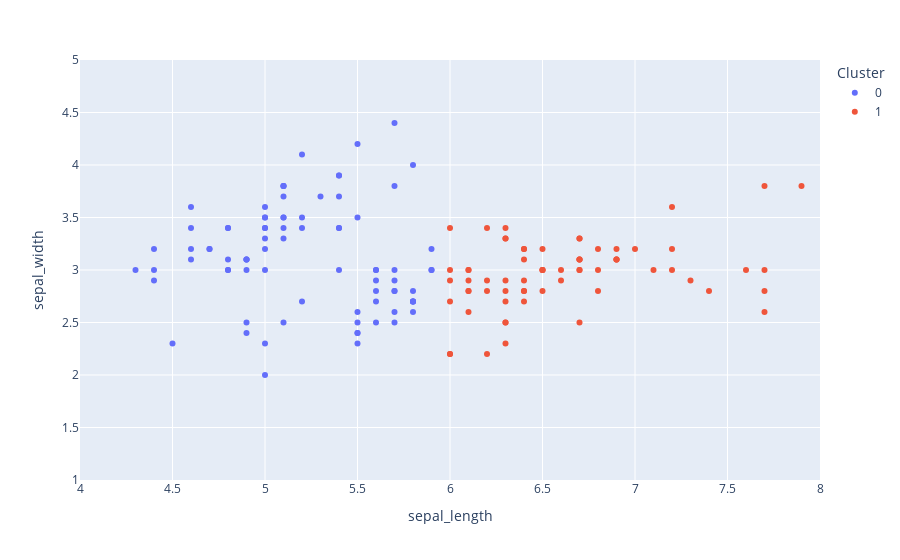

Source (notebook cell):
### Code cell
iris_sepal["Cluster"] = iris_sepal["Cluster"].astype("category")

fig = px.scatter(iris_sepal, 
                 x = "sepal_length", 
                 y = "sepal_width", 
                 color = "Cluster"
                )
fig.update_xaxes(range=[4, 8])
fig.update_yaxes(range=[1, 5])

fig.show()

### Figure 1 — Plotly figure (JSON) as saved in the notebook; plotly's stock layout.template omitted (floating-point values rounded to 4 significant figures)
{"data": [{"hovertemplate": "Cluster=0<br>sepal_length=%{x}<br>sepal_width=%{y}<extra></extra>", "legendgroup": "0", "marker": {"color": "#636efa", "symbol": "circle"}, "mode": "markers", "name": "0", "orientation": "v", "showlegend": true, "type": "scatter", "x": [5.1, 4.9, 4.7, 4.6, 5, 5.4, 4.6, 5, 4.4, 4.9, 5.4, 4.8, 4.8, 4.3, 5.8, 5.7, 5.4, 5.1, 5.7, 5.1, 5.4, 5.1, 4.6, 5.1, 4.8, 5, 5, 5.2, 5.2, 4.7, 4.8, 5.4, 5.2, 5.5, 4.9, 5, 5.5, 4.9, 4.4, 5.1, 5, 4.5, 4.4, 5, 5.1, 4.8, 5.1, 4.6, 5.3, 5, 5.5, 5.7, 4.9, 5.2, 5, 5.9, 5.6, 5.6, 5.8, 5.6, 5.9, 5.7, 5.5, 5.5, 5.8, 5.4, 5.6, 5.5, 5.5, 5.8, 5, 5.6, 5.7, 5.7, 5.1, 5.7, 5.8, 4.9, 5.7, 5.8, 5.6, 5.8, 5.9], "xaxis": "x", "y": [3.5, 3, 3.2, 3.1, 3.6, 3.9, 3.4, 3.4, 2.9, 3.1, 3.7, 3.4, 3, 3, 4, 4.4, 3.9, 3.5, 3.8, 3.8, 3.4, 3.7, 3.6, 3.3, 3.4, 3, 3.4, 3.5, 3.4, 3.2, 3.1, 3.4, 4.1, 4.2, 3.1, 3.2, 3.5, 3.1, 3, 3.4, 3.5, 2.3, 3.2, 3.5, 3.8, 3, 3.8, 3.2, 3.7, 3.3, 2.3, 2.8, 2.4, 2.7, 2, 3, 2.9, 3, 2.7, 2.5, 3.2, 2.6, 2.4, 2.4, 2.7, 3, 3, 2.5, 2.6, 2.6, 2.3, 2.7, 3, 2.9, 2.5, 2.8, 2.7, 2.5, 2.5, 2.8, 2.8, 2.7, 3], "yaxis": "y"}, {"hovertemplate": "Cluster=1<br>sepal_length=%{x}<br>sepal_width=%{y}<extra></extra>", "legendgroup": "1", "marker": {"color": "#EF553B", "symbol": "circle"}, "mode": "markers", "name": "1", "orientation": "v", "showlegend": true, "type": "scatter", "x": [7, 6.4, 6.9, 6.5, 6.3, 6.6, 6, 6.1, 6.7, 6.2, 6.1, 6.3, 6.1, 6.4, 6.6, 6.8, 6.7, 6, 6, 6, 6.7, 6.3, 6.1, 6.2, 6.3, 7.1, 6.3, 6.5, 7.6, 7.3, 6.7, 7.2, 6.5, 6.4, 6.8, 6.4, 6.5, 7.7, 7.7, 6, 6.9, 7.7, 6.3, 6.7, 7.2, 6.2, 6.1, 6.4, 7.2, 7.4, 7.9, 6.4, 6.3, 6.1, 7.7, 6.3, 6.4, 6, 6.9, 6.7, 6.9, 6.8, 6.7, 6.7, 6.3, 6.5, 6.2], "xaxis": "x", "y": [3.2, 3.2, 3.1, 2.8, 3.3, 2.9, 2.2, 2.9, 3.1, 2.2, 2.8, 2.5, 2.8, 2.9, 3, 2.8, 3, 2.9, 2.7, 3.4, 3.1, 2.3, 3, 2.9, 3.3, 3, 2.9, 3, 3, 2.9, 2.5, 3.6, 3.2, 2.7, 3, 3.2, 3, 3.8, 2.6, 2.2, 3.2, 2.8, 2.7, 3.3, 3.2, 2.8, 3, 2.8, 3, 2.8, 3.8, 2.8, 2.8, 2.6, 3, 3.4, 3.1, 3, 3.1, 3.1, 3.1, 3.2, 3.3, 3, 2.5, 3, 3.4], "yaxis": "y"}], "layout": {"legend": {"title": {"text": "Cluster"}, "tracegroupgap": 0}, "margin": {"t": 60}, "xaxis": {"anchor": "y", "domain": [0, 1], "range": [4, 8], "title": {"text": "sepal_length"}}, "yaxis": {"anchor": "x", "domain": [0, 1], "range": [1, 5], "title": {"text": "sepal_width"}}}}
